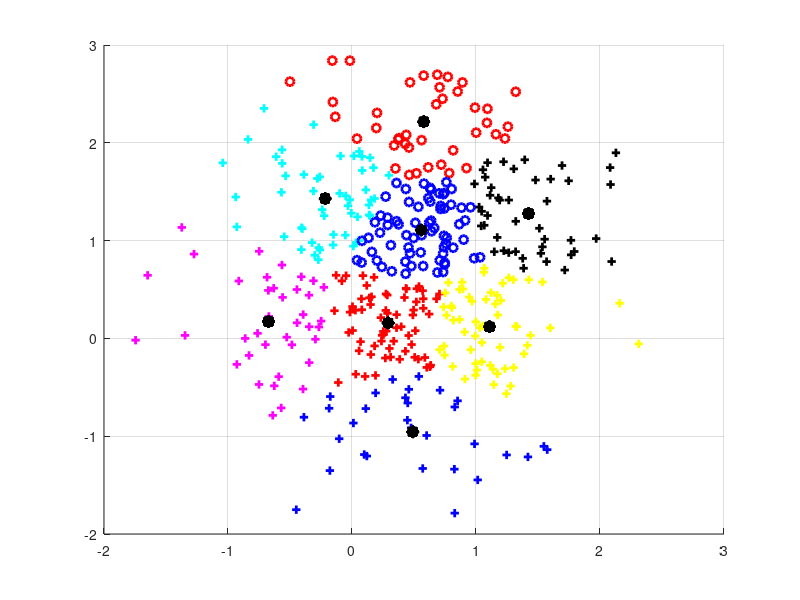

This chart was generated by the following MATLAB code:

%% hapus memory dan command window
clc
clear all
close all
%% generate point
Sigma = [0.5 0.05; 0.05 0.5];
f1    = mvnrnd([0.5 0]  ,Sigma,100);
f2    = mvnrnd([0.5 0.5],Sigma,100);
f3    = mvnrnd([0.5 1]  ,Sigma,100);
f4    = mvnrnd([0.5 1.5],Sigma,100);
F     = [f1;f2;f3;f4];
%% K-means
K     = 8;                                            % Cluster Numbers
KMI   = 40;                                           %Iterasi K-means
CENTS = F( ceil(rand(K,1)*size(F,1)) ,:);             % Cluster Centers
DAL   = zeros(size(F,1),K+2);                         % Jarak dan Label
CV    = '+r+b+c+m+k+yorobocomokoysrsbscsmsksy';       % Color Vector

for n = 1:KMI
        
   for i = 1:size(F,1)
      for j = 1:K  
        DAL(i,j) = norm(F(i,:) - CENTS(j,:));      
      end
      [Distance CN] = min(DAL(i,1:K));                % 1:K adalah distance dari cluster Centers 1:K 
      DAL(i,K+1) = CN;                                % K+1 adalah Cluster Label
      DAL(i,K+2) = Distance;                          % K+2 adalah Minimum Distance
   end
   for i = 1:K
      A = (DAL(:,K+1) == i);                          % Cluster K Points
      CENTS(i,:) = mean(F(A,:));                      %  Cluster Center Baru
      if sum(isnan(CENTS(:))) ~= 0                    % If CENTS(i,:) Is Nan Then Replace It With Random Point
         NC = find(isnan(CENTS(:,1)) == 1);           % Temukan Nan Centers
         for Ind = 1:size(NC,1)
         CENTS(NC(Ind),:) = F(randi(size(F,1)),:);
         end
      end
   end
   
%% Plot   
clf
figure(1)
hold on

 for i = 1:K
PT = F(DAL(:,K+1) == i,:);                            % Temukan points dari tiap kluster    
plot(PT(:,1),PT(:,2),CV(2*i-1:2*i),'LineWidth',2);    % Plot point dengan color determined dan bentuk
plot(CENTS(:,1),CENTS(:,2),'*k','LineWidth',7);       % Plot cluster centers
 end

hold off
grid on
pause(0.1)

end
